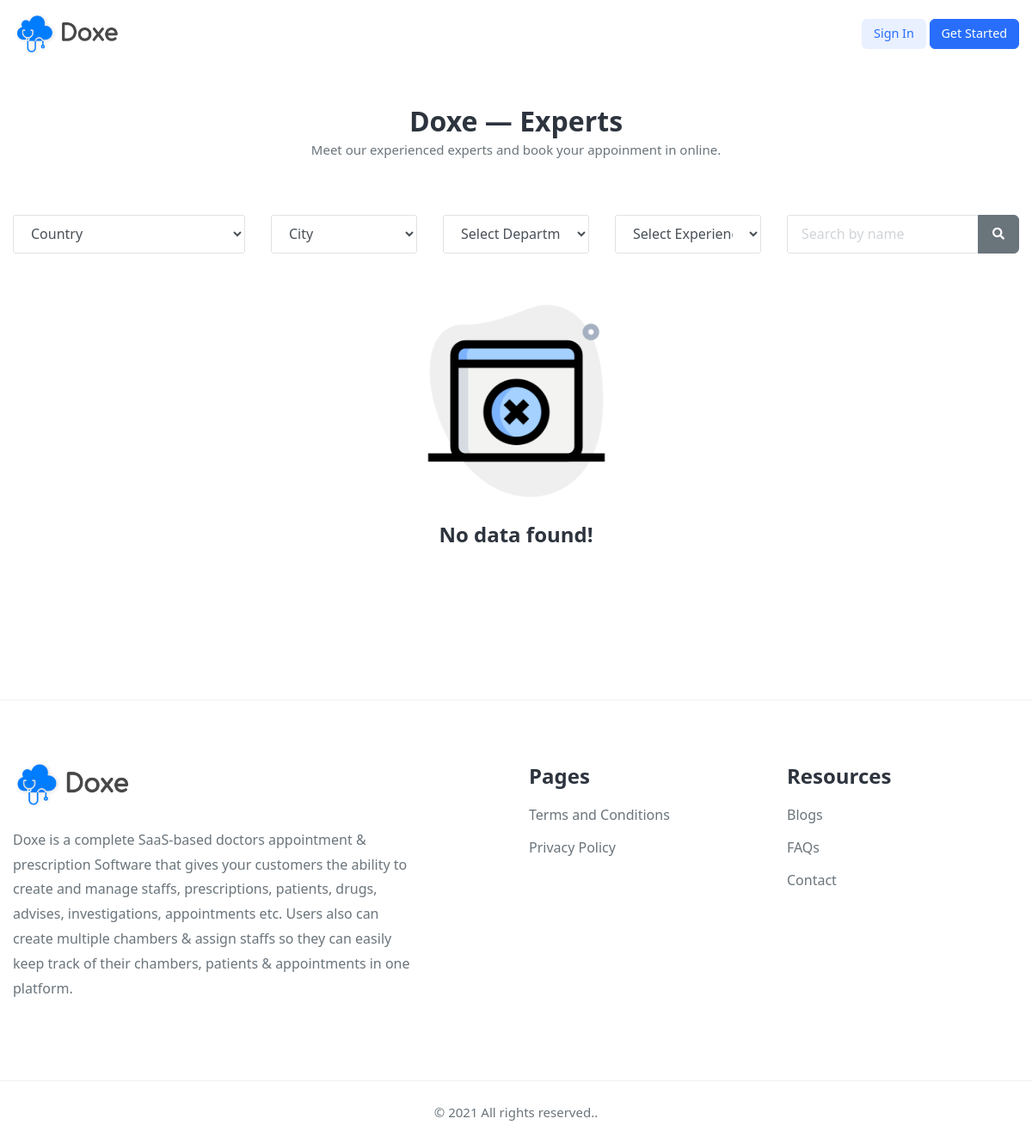
The page /index.php/home/users on the database its author committed.
### tables this page shows
CREATE TABLE `settings` (
  `id` int(11) NOT NULL,
  `site_name` varchar(255) DEFAULT NULL,
  `site_title` varchar(255) DEFAULT NULL,
  `favicon` varchar(255) DEFAULT NULL,
  `logo` varchar(255) DEFAULT NULL,
  `hero_img` varchar(255) DEFAULT NULL,
  `keywords` varchar(255) DEFAULT NULL,
  `description` text,
  `footer_about` text,
  `admin_email` varchar(255) DEFAULT NULL,
  `mobile` varchar(255) DEFAULT NULL,
  `copyright` varchar(255) DEFAULT NULL,
  `pagination_limit` int(11) DEFAULT NULL,
  `facebook` varchar(255) DEFAULT NULL,
  `instagram` varchar(255) DEFAULT NULL,
  `twitter` varchar(255) DEFAULT NULL,
  `linkedin` varchar(255) DEFAULT NULL,
  `google_analytics` longtext,
  `site_color` varchar(255) DEFAULT NULL,
  `site_font` varchar(255) DEFAULT NULL,
  `layout` int(11) DEFAULT NULL,
  `about_info` mediumtext,
  `ind_code` varchar(255) DEFAULT NULL,
  `purchase_code` varchar(255) DEFAULT NULL,
  `link` varchar(255) DEFAULT NULL,
  `enable_captcha` int(11) NOT NULL DEFAULT '0',
  `enable_workflow` int(11) NOT NULL DEFAULT '1',
  `enable_users` int(11) NOT NULL DEFAULT '1',
  `enable_blog` int(11) NOT NULL,
  `enable_faq` int(11) NOT NULL,
  `enable_registration` int(11) NOT NULL,
  `enable_payment` int(11) NOT NULL,
  `enable_paypal` int(11) NOT NULL DEFAULT '0',
  `enable_email_verify` int(11) NOT NULL,
  `enable_multilingual` int(11) DEFAULT '0',
  `captcha_type` int(11) DEFAULT NULL,
  `captcha_site_key` varchar(255) DEFAULT NULL,
  `captcha_secret_key` varchar(255) DEFAULT NULL,
  `paypal_email` varchar(255) DEFAULT NULL,
  `paypal_payment` int(11) DEFAULT '0',
  `stripe_payment` int(11) DEFAULT '0',
  `publish_key` varchar(255) DEFAULT NULL,
  `secret_key` varchar(255) DEFAULT NULL,
  `paystack_payment` varchar(155) DEFAULT '0',
  `paystack_secret_key` varchar(255) DEFAULT NULL,
  `paystack_public_key` varchar(255) DEFAULT NULL,
  `razorpay_payment` varchar(155) DEFAULT '0',
  `razorpay_key_id` varchar(255) DEFAULT NULL,
  `razorpay_key_secret` varchar(255) DEFAULT NULL,
  `mercado_payment` int(11) DEFAULT '0',
  `mercado_currency` varchar(155) DEFAULT NULL,
  `mercado_api_key` varchar(255) DEFAULT NULL,
  `mercado_token` varchar(255) DEFAULT NULL,
  `paypal_mode` varchar(255) DEFAULT 'sandbox',
  `mail_protocol` varchar(255) DEFAULT NULL,
  `mail_title` varchar(255) DEFAULT NULL,
  `mail_host` varchar(255) DEFAULT NULL,
  `mail_port` varchar(255) DEFAULT NULL,
  `mail_encryption` varchar(255) DEFAULT 'ssl',
  `mail_username` varchar(255) DEFAULT NULL,
  `mail_password` varchar(255) DEFAULT NULL,
  `country` int(11) NOT NULL DEFAULT '178',
  `site_info` int(11) DEFAULT NULL,
  `zoom_api_key` mediumtext,
  `zoom_secret_key` mediumtext,
  `lang` int(11) NOT NULL DEFAULT '1',
  `sid` varchar(255) DEFAULT '2020-02-02',
  `type` varchar(255) DEFAULT 'live',
  `trial_days` int(11) DEFAULT '0',
  `expire_reminder` int(11) DEFAULT '15',
  `theme` int(11) DEFAULT '1',
  `version` varchar(255) NOT NULL DEFAULT 'v1.1'
);

CREATE TABLE `pages` (
  `id` int(11) NOT NULL,
  `title` varchar(255) DEFAULT NULL,
  `slug` varchar(255) DEFAULT NULL,
  `details` longtext,
  `status` int(11) DEFAULT NULL,
  `created_at` datetime NOT NULL
);

### application/views/users.php (the view, shortened to what the rows shown need)
<section class="pt-6">
    <div class="container">
        <div class="text-center mx-md-auto mb-5 mb-md-7 mb-lg-9">
            <h2 class="mb-0"><?php echo html_escape(settings()->site_name) ?> — <?php echo trans('experts') ?></h2>
            <p><?php echo trans('expert-title') ?></p>
        </div>
    </div>
</section>

### application/views/include/header.php (shortened to what the rows shown need)
<!DOCTYPE html>
<html lang="en" dir="<?php echo text_dir(); ?>">
<head>
    <link rel="stylesheet" href="<?php echo base_url() ?>assets/front/libs/font-awesome/css/fontawesome-all.min.css">
    <link rel="stylesheet" href="<?php echo base_url() ?>assets/front/libs/jarallax/dist/jarallax.css">
    <link rel="stylesheet" href="<?php echo base_url() ?>assets/front/libs/owl-carousel/dist/css/owl.carousel.min.css">
    <link rel="stylesheet" href="<?php echo base_url() ?>assets/front/libs/owl-carousel/dist/css/owl.theme.default.min.css">
    <link rel="stylesheet" href="<?php echo base_url() ?>assets/front/css/simple-line-icons.css">
    <link rel="stylesheet" href="<?php echo base_url() ?>assets/admin/css/sweet-alert.css" rel="stylesheet" />
    <link rel="stylesheet" href="<?php echo base_url() ?>assets/admin/css/select2.css" rel="stylesheet" />
    <link rel="stylesheet" href="<?php echo base_url() ?>assets/font/flaticon.css">
    <link href="<?php echo base_url() ?>assets/admin/css/toast.css" rel="stylesheet" />
    <link href="<?php echo base_url() ?>assets/admin/css/timepicki.css" rel="stylesheet">
    <link href="<?php echo base_url() ?>assets/front/css/template.min.css" rel="stylesheet">
    <link rel="stylesheet" href="<?php echo base_url() ?>assets/front/css/aos.css">
</head>
<body>
    <div class="main-wrapper">
        <?php if (isset($menu) && $menu == TRUE): ?>
            <header>
                <div class="container">
                    <nav class="navbar navbar-expand-lg navbar-light bg-white py-3">
                        <a class="navbar-brand mr-lg-5" href="<?php echo base_url() ?>">
                            <img src="<?php echo base_url(settings()->logo) ?>" alt="logo">
                        </a>
                        <div id="navbarContent" class="collapse navbar-collapse">
                            <ul class="navbar-nav align-items-lg-center ml-lg-auto">
                                <li class="nav-item mr-0">
                                    <?php if (is_admin()): ?>
                                        <a class="btn btn-sm btn-light-secondary ml-auto" href="<?php echo base_url('auth/logout') ?>"><i class="icon-logout"></i> <?php echo trans('logout') ?> </a>
                                        <a class="btn btn-sm btn-primary ml-auto" href="<?php echo base_url('admin/dashboard') ?>"><i class="icon-speedometer mr-1"></i> <?php echo trans('dashboard') ?></a>
                                    <?php else: ?>
                                        <a class="btn btn-sm btn-light-primary ml-auto" href="<?php echo base_url('login') ?>"><?php echo trans('sign-in') ?></a>
                                        <a class="btn btn-sm btn-primary ml-auto" href="<?php echo base_url('register') ?>"><?php echo trans('get-started') ?></a>
                                    <?php endif ?>
                                </li>
                            </ul>
                        </div>
                    </nav>
                </div>
            </header>
        <?php endif ?>

### application/views/include/footer.php (shortened to what the rows shown need)
<?php if (isset($menu) && $menu == TRUE): ?>
<footer class="pt-8 pt-lg-10 border-top border-light">
    <div class="container">
        <div class="row pb-8 pb-lg-10">
            <div class="col-sm-5 col-lg-5 mb-5 mb-lg-0">
                <img src="<?php echo base_url(settings()->logo) ?>" class="w-md-30 mb-4" alt="logo">
                <p class="display-10 line-height-lg"><?php echo html_escape(settings()->footer_about) ?></p>
            </div>
            <div class="col-sm-1 col-lg-1 mb-5 mb-sm-0"></div>
            <div class="col-sm-3 col-lg-3 mb-5 mb-sm-0">
                <?php if (!empty(get_pages())): ?>
                <h3 class="h4"><?php echo trans('pages') ?></h3>
                <ul class="footer-list-style-two">
                    <?php foreach (get_pages() as $page): ?>
                        <li><a href="<?php echo base_url('page/'.$page->slug) ?>"><?php echo html_escape($page->title) ?></a></li>
                    <?php endforeach ?>
                </ul>
                <?php endif ?>
            </div>
            <div class="col-sm-3 col-lg-3 mb-5 mb-lg-0">
                <h3 class="h4"><?php echo trans('resources') ?></h3>
                <ul class="footer-list-style-two">
                    <?php if (settings()->enable_blog == 1): ?>
                    <li><a href="<?php echo base_url('blogs') ?>"><?php echo trans('blogs') ?></a></li>
                    <?php endif ?>
                    <?php if (settings()->enable_faq == 1): ?>
                    <li><a href="<?php echo base_url('faqs') ?>"><?php echo trans('faqs') ?></a></li>
                    <?php endif ?>
                    <li><a href="<?php echo base_url('contact') ?>"><?php echo trans('contact') ?></a></li>
                </ul>
            </div>
        </div>
    </div>
    <div class="text-center border-top border-light">
        <div class="container">
            <div class="row py-4">
                <div class="col-md-12">
                    <p class="mb-0"><?php echo html_escape(settings()->copyright) ?>.</p>
                </div>
            </div>
        </div>
    </div>
</footer>
<?php endif; ?>
</div>
    <link rel="stylesheet" href="https://ajax.googleapis.com/ajax/libs/jqueryui/1.11.3/themes/smoothness/jquery-ui.css" />
</body>
</html>

### rows shown on the page
settings: logo (picture), site_name "Doxe", footer_about "Doxe is a complete SaaS-based doctors appointment & prescription Software that gives your customers the ability to create and manage staffs, prescriptions, patients, drugs, advises, investigations, appointments etc. Users also can create multiple chambers & assign staffs so they can easily keep track of their chambers, patients & appointments in one platform.", copyright "© 2021 All rights reserved."
pages: title "Terms and Conditions"
pages: title "Privacy Policy"

### other values the page prints
trans('sign-in') "Sign In"
trans('get-started') "Get Started"
trans('experts') "Experts"
trans('expert-title') "Meet our experienced experts and book your appoinment in online."
trans('no-data-found') "No data found!"
trans('pages') "Pages"
trans('resources') "Resources"
trans('blogs') "Blogs"
trans('faqs') "FAQs"
trans('contact') "Contact"
form field country "Country"
form field city "City"
form field department "Select Departments"
form field experience "Select Experiences"
